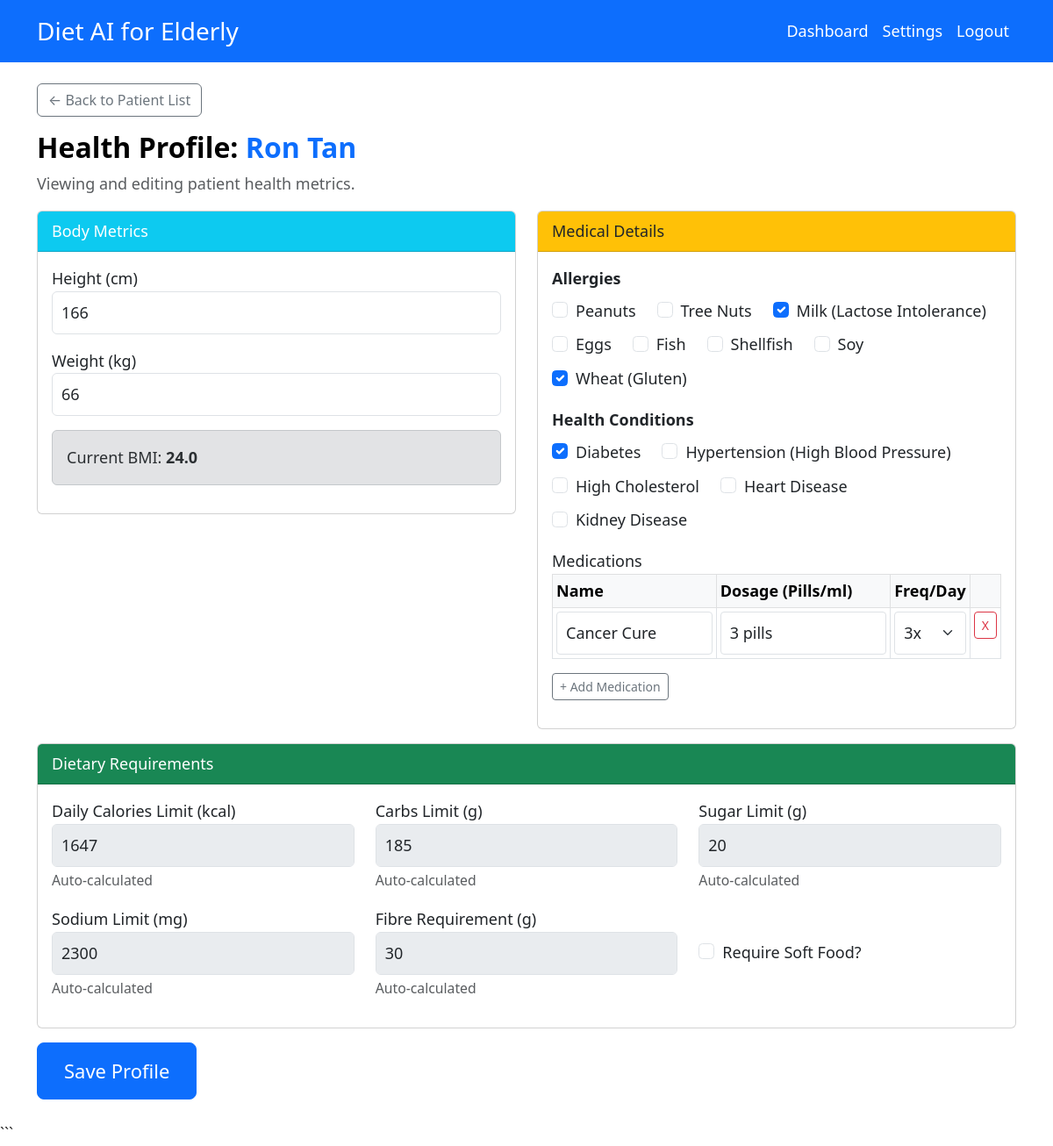
The page /pages/profile.php?id=U_6943abac29ea8 (signed in) on the database its author committed.
### tables this page shows
CREATE TABLE `users` (
  `userID` varchar(50) NOT NULL,
  `name` varchar(100) NOT NULL,
  `username` varchar(50) NOT NULL,
  `password` varchar(255) NOT NULL,
  `email` varchar(100) NOT NULL,
  `phoneNo` varchar(20) NOT NULL,
  `age` int(11) NOT NULL,
  `gender` enum('Male','Female','Other') NOT NULL,
  `role` enum('Admin','Dietitian','User','Caretaker') NOT NULL,
  `createdAt` datetime DEFAULT current_timestamp(),
  `isActive` tinyint(1) DEFAULT 1
);

CREATE TABLE `profiles` (
  `profileID` varchar(50) NOT NULL,
  `elderlyID` varchar(50) NOT NULL,
  `height` double NOT NULL,
  `weight` double NOT NULL,
  `bmi` double NOT NULL,
  `allergies` text DEFAULT NULL,
  `healthCondition` text DEFAULT NULL,
  `caloriesLimit` double DEFAULT 0,
  `carbsLimit` double DEFAULT 0,
  `sugarLimit` double DEFAULT 0,
  `sodiumLimit` double DEFAULT 0,
  `fibreRequirement` double DEFAULT 0,
  `softFoodRequirement` tinyint(1) DEFAULT 0,
  `medicationList` text DEFAULT NULL
);

CREATE TABLE `medications` (
  `medicationID` varchar(50) NOT NULL,
  `elderlyID` varchar(50) NOT NULL,
  `name` varchar(255) NOT NULL,
  `dosage` varchar(50) DEFAULT NULL,
  `frequency` int(11) DEFAULT 1,
  `createdAt` datetime DEFAULT current_timestamp()
);

### includes/auth.php (called while the page is built, shortened)
<?php
function getCurrentUser()
{
    global $pdo;
    require_once __DIR__ . '/../classes/User.php';
    require_once __DIR__ . '/../classes/SubUsers.php';
    $stmt = $pdo->prepare("SELECT * FROM users WHERE userID = ?");
    $stmt->execute([$_SESSION['user_id']]);
    $data = $stmt->fetch(PDO::FETCH_ASSOC);
    if ($data) {
        switch ($data['role']) {
            case 'Dietitian':
                return new Dietitian($pdo, $data);
        }
    }
    return null;
}
?>

### classes/User.php (called while the page is built, shortened)
<?php
class User implements UserStrategy
{
    public function __construct($pdo, $data = null)
    {
        $this->pdo = $pdo;
        if ($data) {
            $this->userID = $data['userID'] ?? null;
            $this->role = $data['role'] ?? '';
        }
    }
}
?>

### classes/SubUsers.php (called while the page is built, shortened)
<?php
require_once 'User.php';
class Dietitian extends User
{
    public function __construct($pdo, $data = null)
    {
        if ($this->userID) {
            $stmt = $this->pdo->prepare("SELECT * FROM dietitians WHERE dietitianID = ?");
            $stmt->execute([$this->userID]);
            $details = $stmt->fetch();
        }
    }
}
?>

### classes/Profile.php (called while the page is built, shortened)
<?php
class Profile
{
    private $pdo;
    private $elderlyID;
    public function __construct($pdo, $elderlyID = null)
    {
        $this->pdo = $pdo;
        $this->elderlyID = $elderlyID;
        if ($elderlyID) {
            $this->load();
        }
    }
    private function load()
    {
        $stmt = $this->pdo->prepare("
            SELECT p.*, u.age, u.gender
            FROM profiles p
            JOIN users u ON p.elderlyID = u.userID
            WHERE p.elderlyID = ?
        ");
        $stmt->execute([$this->elderlyID]);
        $data = $stmt->fetch();
        if ($data) {
            $this->height = $data['height'];
            $this->weight = $data['weight'];
            $this->bmi = $data['bmi'];
            $this->allergies = json_decode($data['allergies'], true) ?? [];
            $this->healthCondition = json_decode($data['healthCondition'], true) ?? [];
            $this->caloriesLimit = $data['caloriesLimit'];
            $this->carbsLimit = $data['carbsLimit'];
            $this->sugarLimit = $data['sugarLimit'];
            $this->sodiumLimit = $data['sodiumLimit'];
            $this->fibreRequirement = $data['fibreRequirement'];
            $this->softFoodRequirement = (bool) $data['softFoodRequirement'];
        }
    }
    public function getMedications()
    {
        $stmt = $this->pdo->prepare("SELECT * FROM medications WHERE elderlyID = ? ORDER BY name ASC");
        $stmt->execute([$this->elderlyID]);
        return $stmt->fetchAll(PDO::FETCH_ASSOC);
    }
}
?>

### pages/profile.php (the view, shortened to what this page needs)
<?php
require_once '../includes/auth.php';
require_once '../includes/db.php';
require_once '../classes/Profile.php';
$currentUser = getCurrentUser();
$targetUserID = $currentUser->userID;
$isDietitian = ($currentUser->role === 'Dietitian');
if ($isDietitian) {
    $targetUserID = $_GET['id'];
}
$profile = new Profile($pdo, $targetUserID);
$stmtUser = $pdo->prepare("SELECT age, gender, name FROM users WHERE userID = ?");
$stmtUser->execute([$targetUserID]);
$userData = $stmtUser->fetch();
$targetName = $userData['name'] ?? 'User';
$availableAllergies = [
    'Peanuts',
    'Tree Nuts',
    'Milk (Lactose Intolerance)',
    'Eggs',
    'Fish',
    'Shellfish',
    'Soy',
    'Wheat (Gluten)'
];
$availableConditions = [
    'Diabetes',
    'Hypertension (High Blood Pressure)',
    'High Cholesterol',
    'Heart Disease',
    'Kidney Disease'
];
include '../includes/header.php';
?>
<div class="row">
    <div class="col-md-12">
        <?php if ($isDietitian): ?>
            <a href="my-patients.php" class="btn btn-outline-secondary mb-3">&larr; Back to Patient List</a>
            <h2>Health Profile: <span class="text-primary"><?= htmlspecialchars($targetName) ?></span></h2>
            <p class="text-muted">Viewing and editing patient health metrics.</p>
        <?php else: ?>
            <h2>Health Profile</h2>
            <p class="text-muted">Update your health metrics to get better diet recommendations.</p>
        <?php endif; ?>
    </div>
</div>
<form method="post">
    <div class="row">
        <div class="col-md-6">
            <div class="card mb-3">
                <div class="card-header bg-info text-white">Body Metrics</div>
                <div class="card-body">
                    <div class="mb-3">
                        <label>Height (cm)</label>
                        <input type="number" step="0.1" name="height" class="form-control"
                            value="<?= $profile->height ?>" required>
                    </div>
                    <div class="mb-3">
                        <label>Weight (kg)</label>
                        <input type="number" step="0.1" name="weight" class="form-control"
                            value="<?= $profile->weight ?>" required>
                    </div>
                    <?php if ($profile->bmi): ?>
                        <div class="alert alert-secondary">Current BMI:
                            <strong><?= number_format($profile->bmi, 1) ?></strong>
                        </div>
                    <?php endif; ?>
                </div>
            </div>
        </div>
        <div class="col-md-6">
            <div class="card mb-3">
                <div class="card-header bg-warning text-dark">Medical Details</div>
                <div class="card-body">
                    <div class="mb-3">
                        <label class="form-label">Allergies</label>
                        <div class="d-flex flex-wrap gap-2">
                            <?php foreach ($availableAllergies as $allergy): ?>
                                <div class="form-check me-3">
                                    <input class="form-check-input" type="checkbox" name="allergies[]"
                                        value="<?= htmlspecialchars($allergy) ?>" id="allergy_<?= md5($allergy) ?>"
                                        <?= in_array($allergy, $profile->allergies) ? 'checked' : '' ?>>
                                    <label class="form-check-label" for="allergy_<?= md5($allergy) ?>">
                                        <?= htmlspecialchars($allergy) ?>
                                    </label>
                                </div>
                            <?php endforeach; ?>
                        </div>
                    </div>
                    <div class="mb-3">
                        <label class="form-label">Health Conditions</label>
                        <div class="d-flex flex-wrap gap-2">
                            <?php foreach ($availableConditions as $cond): ?>
                                <div class="form-check me-3">
                                    <input class="form-check-input" type="checkbox" name="healthCondition[]"
                                        value="<?= htmlspecialchars($cond) ?>" id="cond_<?= md5($cond) ?>"
                                        <?= in_array($cond, $profile->healthCondition) ? 'checked' : '' ?>>
                                    <label class="form-check-label" for="cond_<?= md5($cond) ?>">
                                        <?= htmlspecialchars($cond) ?>
                                    </label>
                                </div>
                            <?php endforeach; ?>
                        </div>
                    </div>
                    <div class="mb-3">
                        <label>Medications</label>
                        <table class="table table-sm table-bordered" id="medTable">
                            <thead class="table-light">
                                <tr>
                                    <th>Name</th>
                                    <th>Dosage (Pills/ml)</th>
                                    <th>Freq/Day</th>
                                    <th></th>
                                </tr>
                            </thead>
                            <tbody id="medTableBody">
                                <?php
                                $meds = $profile->getMedications();
                                foreach ($meds as $med):
                                    ?>
                                    <tr class="med-row">
                                        <td><input type="text" name="med_name[]" class="form-control form-control-sm"
                                                value="<?= htmlspecialchars($med['name']) ?>" placeholder="Med Name"
                                                required></td>
                                        <td><input type="text" name="med_dosage[]" class="form-control form-control-sm"
                                                value="<?= htmlspecialchars($med['dosage']) ?>" placeholder="1 or 5ml"></td>
                                        <td>
                                            <select name="med_freq[]" class="form-select form-select-sm">
                                                <?php for ($k = 1; $k <= 4; $k++): ?>
                                                    <option value="<?= $k ?>" <?= $med['frequency'] == $k ? 'selected' : '' ?>>
                                                        <?= $k ?>x
                                                    </option>
                                                <?php endfor; ?>
                                            </select>
                                        </td>
                                        <td><button type="button" class="btn btn-sm btn-outline-danger"
                                                onclick="removeMedRow(this)">X</button></td>
                                    </tr>
                                <?php endforeach; ?>
                            </tbody>
                        </table>
                        <button type="button" class="btn btn-sm btn-outline-secondary" onclick="addMedRow()">+ Add
                            Medication</button>
                    </div>
                </div>
            </div>
        </div>
    </div>
    <div class="row">
        <div class="col-md-12">
            <div class="card mb-3">
                <div class="card-header bg-success text-white">Dietary Requirements</div>
                <div class="card-body">
                    <div class="row">
                        <div class="col-md-4 mb-3">
                            <label>Daily Calories Limit (kcal)</label>
                            <input type="number" name="caloriesLimit" class="form-control"
                                value="<?= $profile->caloriesLimit ?>" readonly style="background-color: #e9ecef;">
                            <small class="text-muted">Auto-calculated</small>
                        </div>
                        <div class="col-md-4 mb-3">
                            <label>Carbs Limit (g)</label>
                            <input type="number" name="carbsLimit" class="form-control"
                                value="<?= $profile->carbsLimit ?>" readonly style="background-color: #e9ecef;">
                            <small class="text-muted">Auto-calculated</small>
                        </div>
                        <div class="col-md-4 mb-3">
                            <label>Sugar Limit (g)</label>
                            <input type="number" name="sugarLimit" class="form-control"
                                value="<?= $profile->sugarLimit ?>" readonly style="background-color: #e9ecef;">
                            <small class="text-muted">Auto-calculated</small>
                        </div>
                        <div class="col-md-4 mb-3">
                            <label>Sodium Limit (mg)</label>
                            <input type="number" name="sodiumLimit" class="form-control"
                                value="<?= $profile->sodiumLimit ?>" readonly style="background-color: #e9ecef;">
                            <small class="text-muted">Auto-calculated</small>
                        </div>
                        <div class="col-md-4 mb-3">
                            <label>Fibre Requirement (g)</label>
                            <input type="number" name="fibreRequirement" class="form-control"
                                value="<?= $profile->fibreRequirement ?>" readonly style="background-color: #e9ecef;">
                            <small class="text-muted">Auto-calculated</small>
                        </div>
                        <div class="col-md-4 mb-3 d-flex align-items-center">
                            <div class="form-check">
                                <input class="form-check-input" type="checkbox" name="softFoodRequirement" id="softFood"
                                    <?= $profile->softFoodRequirement ? 'checked' : '' ?>>
                                <label class="form-check-label" for="softFood">
                                    Require Soft Food?
                                </label>
                            </div>
                        </div>
                    </div>
                </div>
            </div>
        </div>
    </div>
    <button type="submit" class="btn btn-primary btn-lg mb-4">Save Profile</button>
</form>
<?php include '../includes/footer.php'; ?>

### assets/css/style.css (style rules this page uses)
:root { --font-size-base: 18px; --font-size-lg: 22px; --font-size-sm: 16px; --color-primary: #0d6efd; --color-contrast-text: #000000; }
body { font-size: var(--font-size-base); color: #333; line-height: 1.6; }
h1, h2, h3, h4, h5, h6 { color: var(--color-contrast-text); font-weight: 700; }
.btn-lg { font-size: var(--font-size-lg); padding: 15px 30px; }
.form-label { font-weight: 600; font-size: var(--font-size-base); }
.form-control, .form-select { font-size: var(--font-size-base); padding: 10px; }

### rows shown on the page
users: name "Ron Tan"
profiles: height "166", weight "66", bmi "24.0", caloriesLimit "1647", carbsLimit "185", sugarLimit "20", sodiumLimit "2300", fibreRequirement "30"
medications: name "Cancer Cure", dosage "3 pills", frequency "3x"

### other values the page prints
$allergy "Peanuts"
$allergy "Tree Nuts"
$allergy "Milk (Lactose Intolerance)"
$allergy "Eggs"
$allergy "Fish"
$allergy "Shellfish"
$allergy "Soy"
$allergy "Wheat (Gluten)"
$cond "Diabetes"
$cond "Hypertension (High Blood Pressure)"
$cond "High Cholesterol"
$cond "Heart Disease"
$cond "Kidney Disease"
